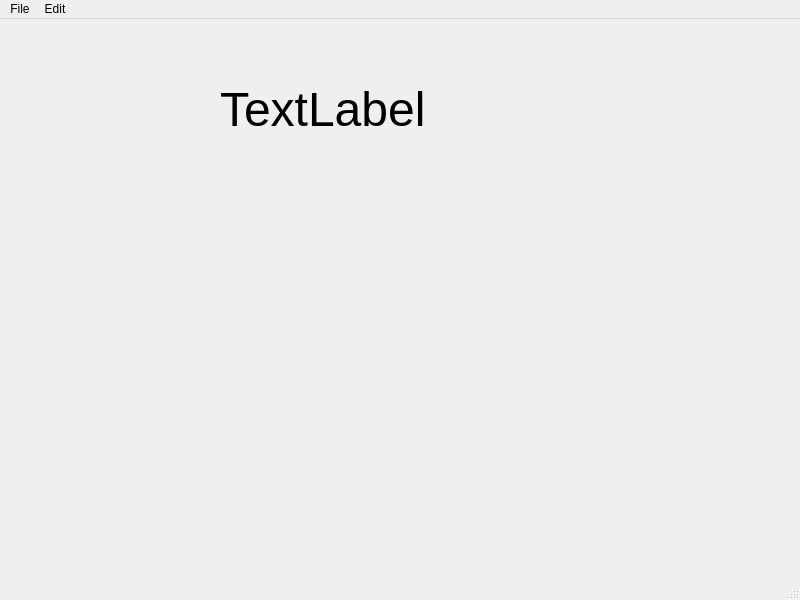
<?xml version="1.0" encoding="UTF-8"?>
<ui version="4.0">
 <class>MainWindow</class>
 <widget class="QMainWindow" name="MainWindow">
  <property name="geometry">
   <rect>
    <x>0</x>
    <y>0</y>
    <width>800</width>
    <height>600</height>
   </rect>
  </property>
  <property name="windowTitle">
   <string>MainWindow</string>
  </property>
  <widget class="QWidget" name="centralwidget">
   <widget class="QLabel" name="label">
    <property name="geometry">
     <rect>
      <x>220</x>
      <y>50</y>
      <width>261</width>
      <height>81</height>
     </rect>
    </property>
    <property name="font">
     <font>
      <pointsize>36</pointsize>
     </font>
    </property>
    <property name="text">
     <string>TextLabel</string>
    </property>
   </widget>
  </widget>
  <widget class="QMenuBar" name="menubar">
   <property name="geometry">
    <rect>
     <x>0</x>
     <y>0</y>
     <width>800</width>
     <height>26</height>
    </rect>
   </property>
   <widget class="QMenu" name="menuFile">
    <property name="title">
     <string>File</string>
    </property>
    <widget class="QMenu" name="menuOptions">
     <property name="title">
      <string>Options</string>
     </property>
     <addaction name="actionOpt_1"/>
     <addaction name="actionOpt_2"/>
     <addaction name="actionOpt_3"/>
    </widget>
    <addaction name="actionNew"/>
    <addaction name="actionOpen"/>
    <addaction name="actionSave"/>
    <addaction name="actionSave_As"/>
    <addaction name="separator"/>
    <addaction name="menuOptions"/>
   </widget>
   <widget class="QMenu" name="menuEdit">
    <property name="title">
     <string>Edit</string>
    </property>
    <addaction name="actionCopy"/>
    <addaction name="actionPaste"/>
   </widget>
   <addaction name="menuFile"/>
   <addaction name="menuEdit"/>
  </widget>
  <widget class="QStatusBar" name="statusbar"/>
  <action name="actionOpen">
   <property name="text">
    <string>Open</string>
   </property>
   <property name="statusTip">
    <string>Open a file</string>
   </property>
   <property name="shortcut">
    <string>Ctrl+O</string>
   </property>
  </action>
  <action name="actionSave">
   <property name="text">
    <string>Save</string>
   </property>
   <property name="statusTip">
    <string>Save File</string>
   </property>
   <property name="shortcut">
    <string>Ctrl+S</string>
   </property>
  </action>
  <action name="actionSave_As">
   <property name="text">
    <string>Save As</string>
   </property>
   <property name="statusTip">
    <string>Save file as</string>
   </property>
   <property name="shortcut">
    <string>Ctrl+Shift+S</string>
   </property>
  </action>
  <action name="actionOpt_1">
   <property name="text">
    <string>Opt 1</string>
   </property>
  </action>
  <action name="actionOpt_2">
   <property name="text">
    <string>Opt 2</string>
   </property>
  </action>
  <action name="actionOpt_3">
   <property name="text">
    <string>Opt 3</string>
   </property>
  </action>
  <action name="actionNew">
   <property name="text">
    <string>New</string>
   </property>
   <property name="statusTip">
    <string>Create a new file</string>
   </property>
   <property name="shortcut">
    <string>Ctrl+N</string>
   </property>
  </action>
  <action name="actionCopy">
   <property name="text">
    <string>Copy</string>
   </property>
   <property name="statusTip">
    <string>Copy an object</string>
   </property>
   <property name="shortcut">
    <string>Ctrl+C</string>
   </property>
  </action>
  <action name="actionPaste">
   <property name="text">
    <string>Paste</string>
   </property>
   <property name="statusTip">
    <string>Paste an object</string>
   </property>
   <property name="shortcut">
    <string>Ctrl+V</string>
   </property>
  </action>
 </widget>
 <resources/>
 <connections/>
</ui>
